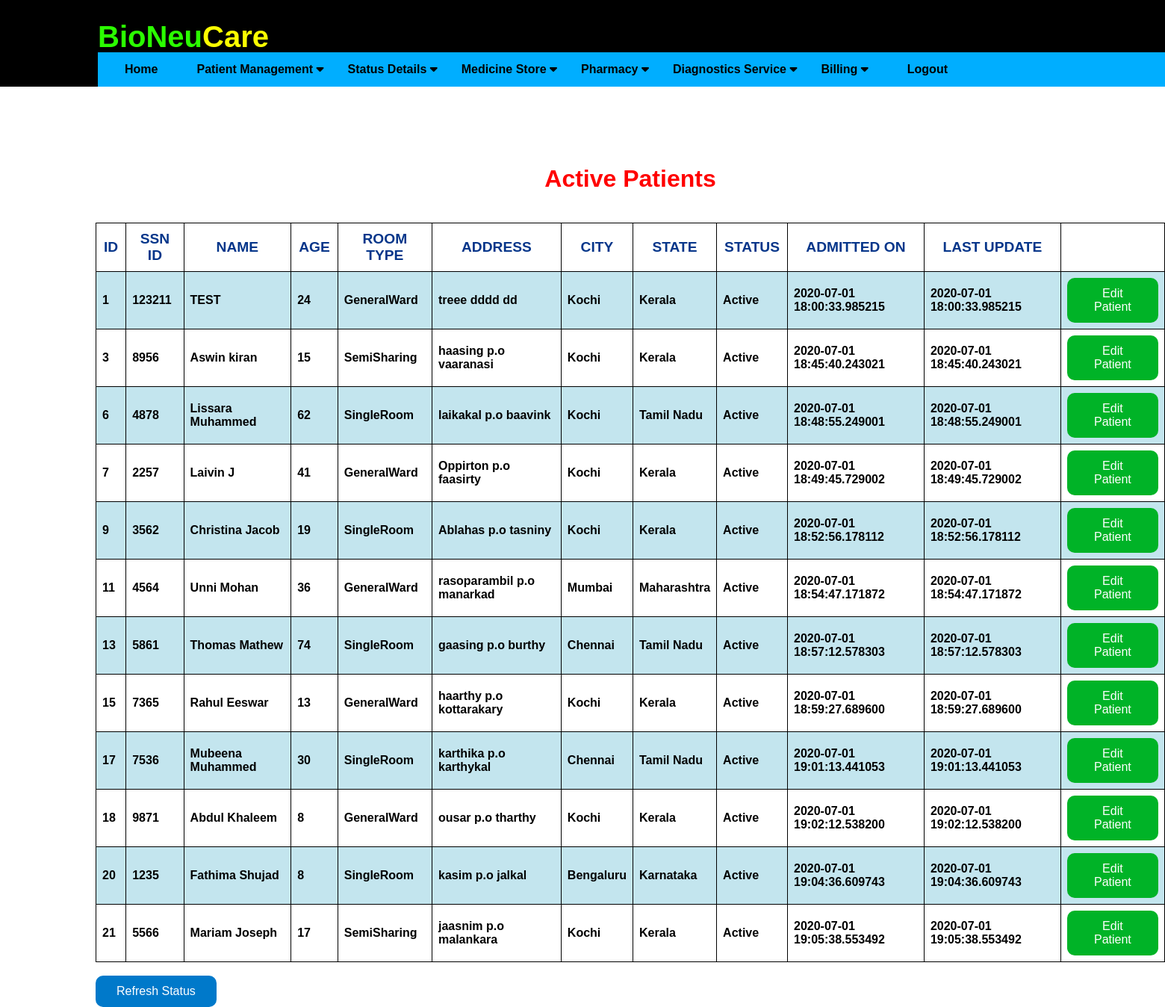
The page /patientscreen (signed in) on the database as committed earlier.
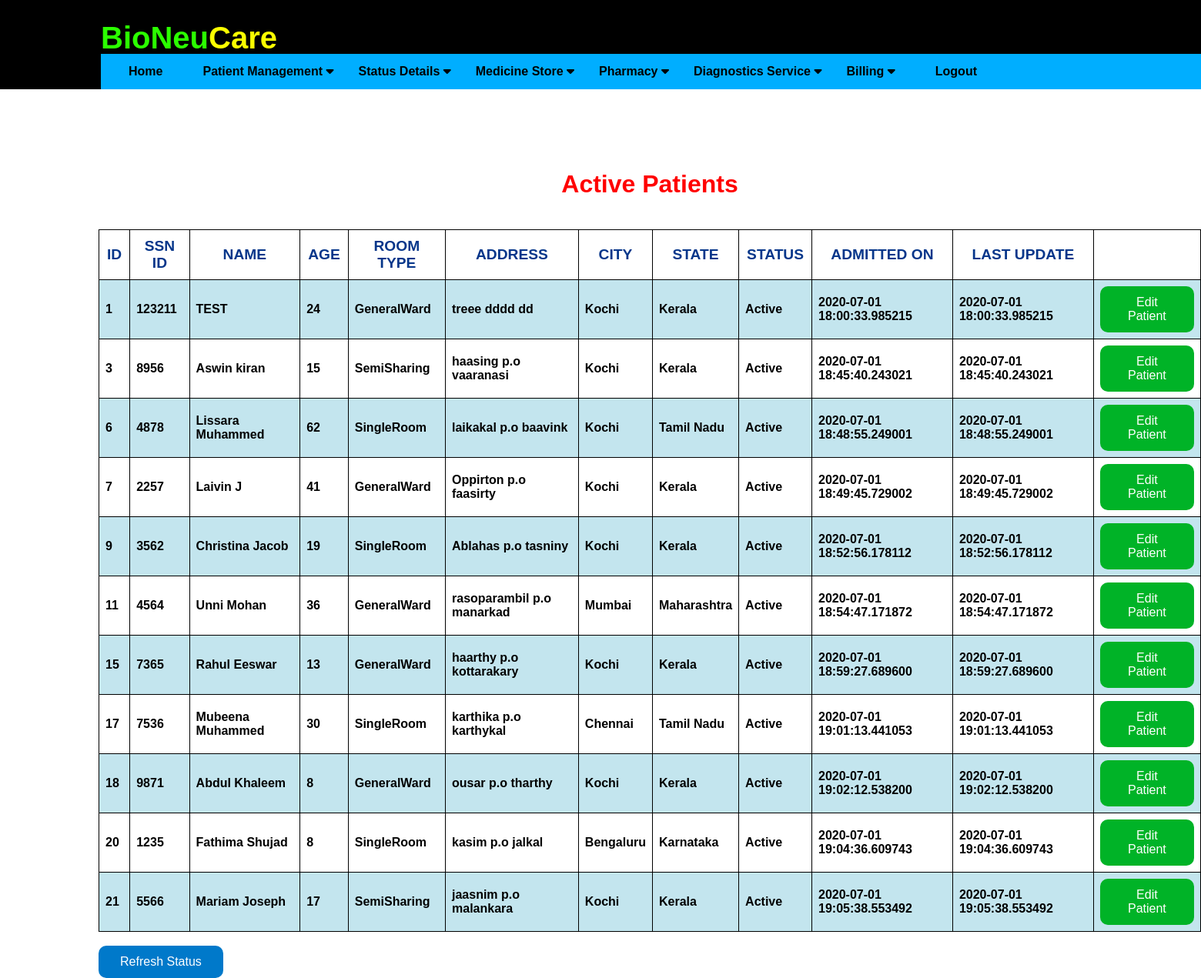
The same page on the database as committed later.
### application/routes.py (models this page shows)
class Patients(db.Model):
    __tablename__ = 'patients'
    id = db.Column(db.Integer, primary_key=True)
    ssn_id = db.Column(db.Integer)
    pname = db.Column(db.String(20), nullable=False)
    age = db.Column(db.Integer)
    date = db.Column(db.DateTime, default=datetime.now)
    ldate = db.Column(db.DateTime, default=datetime.now)
    tbed = db.Column(db.String(10))
    address = db.Column(db.String(20))
    city = db.Column(db.String(20))
    state = db.Column(db.String(20))
    status = db.Column(db.String(20))

### application/routes.py (the view)
@app.route('/patientscreen')
def patientscreen():
    if 'username' in session:
        pts = Patients.query.filter_by( status = 'Active' )
        print("ptsss",pts)
        if not pts:
            flash('All Patients Discharged')
            return redirect( url_for('update_patient') )
        else:
            print("inside else")
            return render_template('patientscreen.html', pts = pts)
    else:
        flash('You have been logged out. Please login again')
        return redirect( url_for('login') )

### application/templates/patientscreen.html (shortened to what this page needs)
{% extends "layout.html" %}
{% block content %}
<div class="astatus">
    <h1 style="color: rgb(255, 0, 0);">Active Patients</h1><br>
    <table border="1">
        <tr>
            <th>ID</th>
            <th>SSN ID</th>
            <th>NAME</th>
            <th>AGE</th>
            <th>ROOM TYPE</th>
            <th>ADDRESS</th>
            <th>CITY</th>
            <th>STATE</th>
            <th>STATUS</th>
            <th>ADMITTED ON</th>
            <th>LAST UPDATE</th>
            <th></th>
        </tr>
        {% for update in pts %}
        <tr>
            <td> {{ update.id }} </td>
            <td> {{ update.ssn_id }} </td>
            <td> {{ update.pname }} </td>
            <td> {{ update.age }} </td>
            <td> {{ update.tbed }} </td>
            <td> {{ update.address }}</td>
            <td> {{ update.city }} </td>
            <td> {{ update.state }} </td>
            <td> {{ update.status }} </td>
            <td> {{ update.date }} </td>
            <td> {{ update.ldate }} </td>
            <td> <button type="button" class="ubutton" onclick="window.location='editpatientdetail/{{ update.id }}'"> Edit Patient </button> </td>
        </tr>
        {% else %}
                <h3>No Active Patients!</h3>
        {% endfor %}
    </table>
    <br>
    <form action="{{ url_for('patientscreen') }}">
    <button type="submit" class="ibutton" value="Refresh the list">Refresh Status</button>
    </form>
</div>
{% endblock %}

Rows that differ between the two databases and show on the page:
no longer on this page (row edited): Patients: id "13", ssn_id "5861", pname "Thomas Mathew", age "74", tbed "SingleRoom", address "gaasing p.o burthy", city "Chennai", state "Tamil Nadu", status "Active", date "2020-07-01 18:57:12.578303", ldate "2020-07-01 18:57:12.578303"
